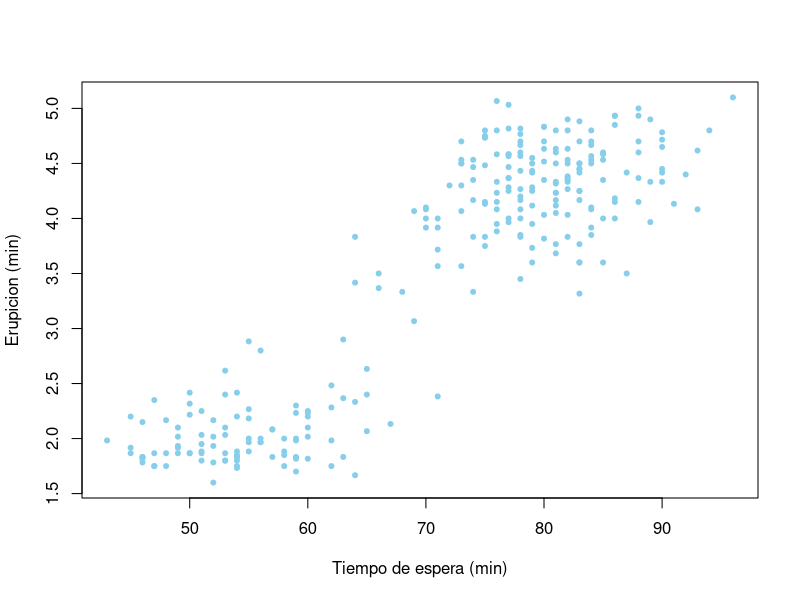

Reproduce this figure in R.
##====================================================================
#correlacion
# Datos del geyser old faithful
# 24/09/2025
# =========================================


data("faithful")
plot(faithful$waiting, faithful$eruptions,
     xlab = "Tiempo de espera (min)",
     ylab = "Erupicion (min)",
     col = "skyblue",
     pch = 20)

# Funcion de correlacion de las dos variables 

shapiro.test(faithful$eruptions)
shapiro.test(faithful$waiting)

# Pearson solo se utiliza cuando tenemos datos normales
cor.test(faithful$waiting,faithful$eruptions,
         method = "pearson")
# Obtuvimos una correlacion de 0.9008 la cual es una correlacion muy alta.


#====================================================
#spearman se utiliza como contraparte para datos no normales

cor.test(faithful$waiting, faithful$eruptions,
         method = "spearman")
